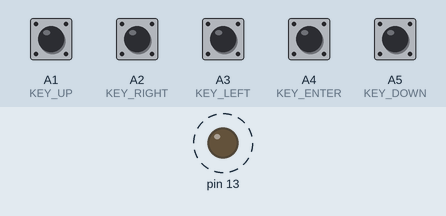
This sketch was run on a simulated Arduino Uno, built with avr-gcc and run on an emulated ATmega328P. Shown: output pins drawn as LEDs (lit = HIGH). Dashed ring = blinking. Inputs (shaded band) come from the test bench; at power-on: A1 (KEY_UP), A2 (KEY_RIGHT), A3 (KEY_LEFT), A4 (KEY_ENTER), A5 (KEY_DOWN) HIGH. What the sketch prints to the serial monitor is not drawn.

Above: at 1.2 s.
1.3 s: A1 (KEY_UP) pulled LOW for 0.15 s
4.3 s: A2 (KEY_RIGHT) pulled LOW for 0.15 s
7.3 s: A3 (KEY_LEFT) pulled LOW for 0.15 s
10.3 s: A4 (KEY_ENTER) pulled LOW for 0.15 s
13.3 s: A5 (KEY_DOWN) pulled LOW for 0.15 s
Timing chart, 0 to 17.3 s (numbered marks = the images above; inputs shaded):
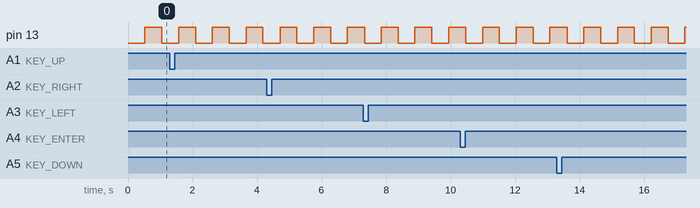

Measured:
- by itself, pin 13: alternates HIGH for 0.52 s and LOW for 0.52 s

The sketch:

AS_Joystick_Demo.ino
```cpp
/*
Waveshare Accessory Shield Joystick Demo
========================================

The following code is based on the demo code provided
by Waveshare.

Author:   Ran Levi
Email:    ran@ranlevi.com
Date:     July 23rd, 2022
Revision: 0.1

Description:
- When the user uses the joystick, relevant messages will
appear in the Serial Monitor.
- The Uno's built-in LED will flash, as a visual confirmation
that the software is runnihg.
*/

// I/O pins definition
#define    KEY_UP        A1
#define    KEY_DOWN      A5
#define    KEY_LEFT      A3
#define    KEY_RIGHT     A2
#define    KEY_ENTER     A4

//Global variales declartion.
int key_release_flag  = 1;
int i;
int time_ticks        = 0;

void setup(void)
{
  //Pin for Built-in LED
  pinMode(13, OUTPUT);

  //Pins for the joystick
  //Default value is HIGH.
  pinMode(KEY_UP, INPUT);
  digitalWrite(KEY_UP, HIGH);

  pinMode(KEY_DOWN, INPUT);
  digitalWrite(KEY_DOWN, HIGH);

  pinMode(KEY_LEFT, INPUT);
  digitalWrite(KEY_LEFT, HIGH);

  pinMode(KEY_RIGHT, INPUT);
  digitalWrite(KEY_RIGHT, HIGH);

  pinMode(KEY_ENTER, INPUT);
  digitalWrite(KEY_ENTER, HIGH);

  //Init the Serial communication with the board.
  Serial.begin(9600);
}

void loop(void)
{

  //Flashing the Bulit-in LED
  //Note: we're using a 1ms delay since delay() blocks the input pins
  //      from being read.

  delay(1);
  time_ticks++;

  if(time_ticks == 500)
  {
    digitalWrite(13, HIGH);
  }
  else if(time_ticks == 1000)
  {
    digitalWrite(13, LOW);
    time_ticks = 0;
  }

  if( (digitalRead(KEY_UP)    == LOW) ||
      (digitalRead(KEY_DOWN)  == LOW) ||
      (digitalRead(KEY_LEFT)  == LOW) ||
      (digitalRead(KEY_RIGHT) == LOW) ||
      (digitalRead(KEY_ENTER) == LOW)){


  }

  //Reading the Joystick position.
  //Note: key_released_flag is used to make sure that each press is
  //      detected only once (i.e., messages are not sent continuesly
  //      while the joystick is kept pressed.)

  if( (digitalRead(KEY_UP)    == LOW) ||
      (digitalRead(KEY_DOWN)  == LOW) ||
      (digitalRead(KEY_LEFT)  == LOW) ||
      (digitalRead(KEY_RIGHT) == LOW) ||
      (digitalRead(KEY_ENTER) == LOW))
  {

    if(key_release_flag) //Joystick wasn't pressed before.
    {

      //Debounce protection: wait for 10ms to make sure the
      //press is continuos.
      delay(10);

      key_release_flag = 0;

      if(digitalRead(KEY_UP) == LOW)
        Serial.print("you press UP\n");
      else if(digitalRead(KEY_DOWN) == LOW)
        Serial.print("you press DOWN\n");
      else if(digitalRead(KEY_LEFT) == LOW)
        Serial.print("you press LEFT\n");
      else if(digitalRead(KEY_RIGHT) == LOW)
        Serial.print("you press RIGHT\n");
      else if(digitalRead(KEY_ENTER) == LOW)
        Serial.print("you press ENTER\n");

    }
  }
  else
    key_release_flag = 1;

}
```
